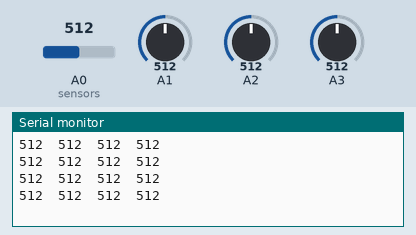
This sketch was run on a simulated Arduino Uno, built with avr-gcc and run on an emulated ATmega328P. Shown: the last lines printed to the serial monitor. The inputs (shaded band) are chosen by the test bench; at power-on: A0 (sensors) = 512, A1 = 512, A2 = 512, A3 = 512.

Above: at 1.2 s.
1.3 s: A0 (sensors) set to 716
At 1.71 s:
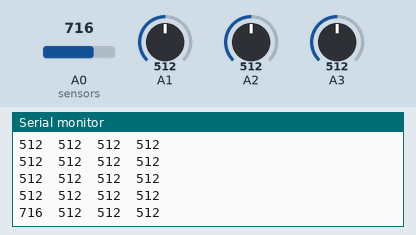
2.8 s: A1 set to 716
At 2.92 s:
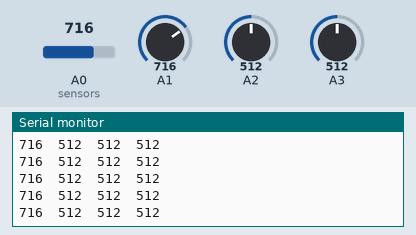
4.3 s: A2 set to 716
At 4.42 s:
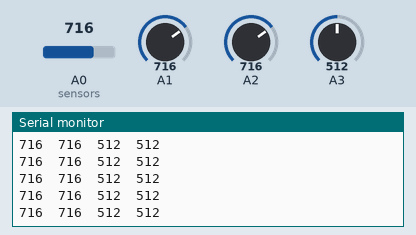
5.8 s: A3 set to 716
At 5.93 s:
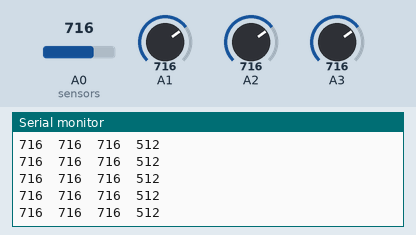
7.3 s: A0 (sensors) set to 992
At 7.43 s:
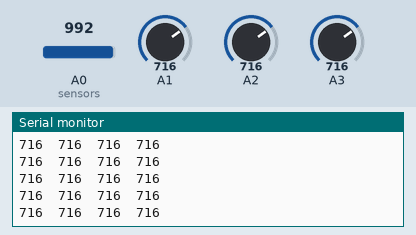
8.8 s: A1 set to 992
At 8.94 s:
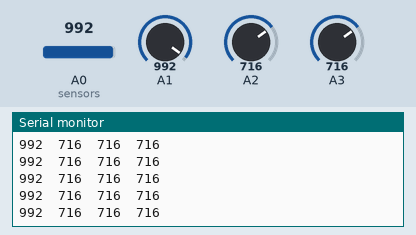
Timing chart, 0 to 11.3 s (numbered marks = the images above; inputs shaded):
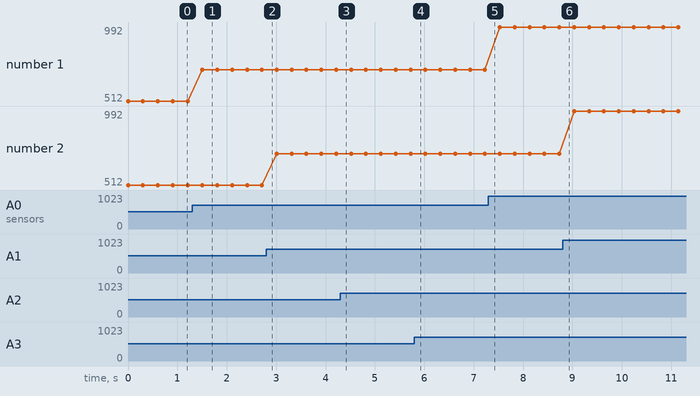

Measured:
- after the input at 1.3 s, the serial monitor: prints a new line after 0.21 s (image 1)
- plotted number 1: 512 → 716 after the input at 1.3 s, 716 → 992 after the input at 7.3 s

The sketch:

sensor_test.ino
```cpp
// pins for the LEDs:
const int close1 = 4;   //10 cm sensor
const int close2 = 5;   //10 cm sensor
//const int far1 = 4;    //10-80 cm sensor
//const int far2 = 5;    //10-80 cm sensor

void setup() {
  // initialize serial:
  Serial.begin(115200);    // start the serial port
  // make the pins outputs:
  pinMode(close1, INPUT);   // the close sensors are digital
  pinMode(close2, INPUT);
  pinMode(A0, INPUT);
  pinMode(A1, INPUT);
  pinMode(A2, INPUT);
  pinMode(A3, INPUT);
  digitalWrite(A0, LOW);
  digitalWrite(A1, LOW);
  digitalWrite(A2, LOW);
  digitalWrite(A3, LOW);


}

void loop() {
  int val[4];

  val[0] = analogRead(A0);    // the far sensors are analog
  val[1] = analogRead(A1);
  val[2] = analogRead(A2);
  val[3] = analogRead(A3);;


  Serial.print(val[0]);
  Serial.print("\t");      // this prints a tab
  Serial.print(val[1]);
  Serial.print("\t");
  Serial.print(val[2]);
  Serial.print("\t");
  Serial.println(val[3]);  //serial.println make a new line

  delay(300);   // wait 100 ms between loops
 }
```
